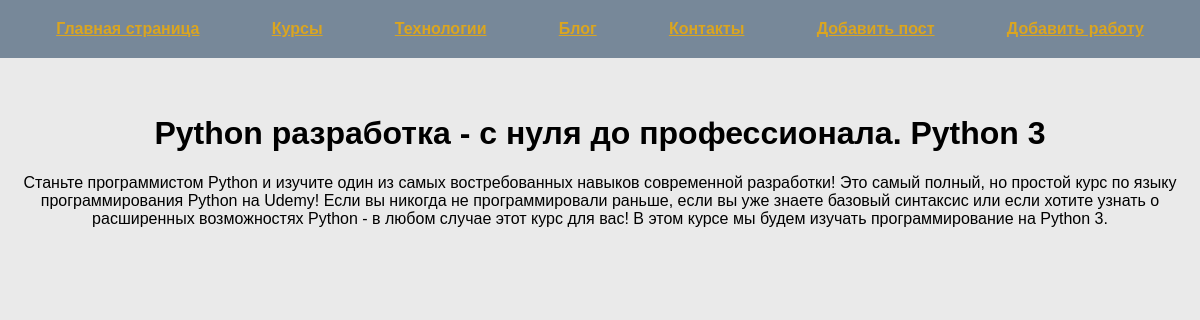
The app's page /work/work2 with its own data.
### tables this page shows
CREATE TABLE mainmenu(
id INTEGER PRIMARY KEY AUTOINCREMENT,
title TEXT NOT NULL,
url TTEXT NOT NULL
    );

CREATE TABLE works(
id INTEGER PRIMARY KEY AUTOINCREMENT,
title TEXT NOT NULL,
text TEXT NOT NULL,
url TEXT NOT NULL,
price INTEGER NOT NULL
);

### first.py (the view)
@app.route("/work/<alias>")
def show_work(alias):
    db = get_db()
    dbase = FDataBase(db)
    title, work, url, price = dbase.get_work(alias)
    if not title:
        abort(404)
    return render_template('work.html', menu=dbase.get_menu(), title=title, work=work, url=url, price=price)

### FDataBase.py (called while the page is built)
    def get_menu(self):
        sql = "SELECT * FROM mainmenu"
        try:
            self.__cur.execute(sql)
            res = self.__cur.fetchall()
            if res:
                return res
        except IOError:
            print("Ошибка чтения из БД")
        return []

    def get_work(self, alias):
        try:
            self.__cur.execute(f"SELECT title, text, url, price FROM works WHERE url='{alias}' LIMIT 1")
            res = self.__cur.fetchone()
            if res:
                return res
        except sqlite3.Error as e:
            print("Ошибка получения работы !!!! " + str(e))
        return False, False

### first.py (called while the page is built)
def connect_db():
    con = sqlite3.connect(app.config['DATABASE'])
    con.row_factory = sqlite3.Row
    return con

def get_db():
    if not hasattr(g, 'link_db'):
        g.link_db = connect_db()
    return g.link_db

### templates/work.html (shortened to what this page needs)
{% extends 'base.html' %}
{% block content %}
{{ work | safe }}
{% endblock %}

### templates/base.html (shortened to what this page needs)
<!DOCTYPE html>
<html lang="en">
<head>
    <link rel="stylesheet" href="{{ url_for('static', filename='css/style.css') }}">
</head>
<body>
    {% block menu %}
    <ul class="menu">
        {% for m in menu %}
        <li>
            <a href="{{ m.url }}">{{ m.title }}</a>
        </li>
        {% endfor %}
    </ul>
<div class="page">
    <div class="text">
    {% endblock %}
        <h1 class="title">{{title}}</h1>
        {% block content %}
        {% endblock %}
    </div>
</div>
</body>
</html>

### static/css/style.css (style rules this page uses)
body { background: #eaeaea; margin: 0; padding: 0; font-family: Verdana, Geneva, Tahoma, sans-serif; }
.menu { background: lightslategrey; list-style: none; display: flex; justify-content: space-around; padding: 20px; margin-top: 0; }
.page { max-width: 1200px; margin: 0 auto; padding: 20px; box-sizing: border-box; text-align: center; }
.title { text-align: center; }
.menu a { font-weight: bold; color: goldenrod; }
ul { list-style: none; padding: 0; }

### records on screen
mainmenu: title "Главная страница"
mainmenu: title "Курсы"
mainmenu: title "Технологии"
mainmenu: title "Блог"
mainmenu: title "Контакты"
mainmenu: title "Добавить пост"
mainmenu: title "Добавить работу"
works: title "Python разработка - с нуля до профессионала. Python 3", text "Станьте программистом Python и изучите один из самых востребованных навыков современной разработки! Это самый полный, но простой курс по языку программирования Python на Udemy! Если вы никогда не программировали раньше, если вы уже знаете базовый синтаксис или если хотите узнать о расширенных возможностях Python - в любом случае этот курс для вас! В этом курсе мы будем изучать программирование на Python 3."
